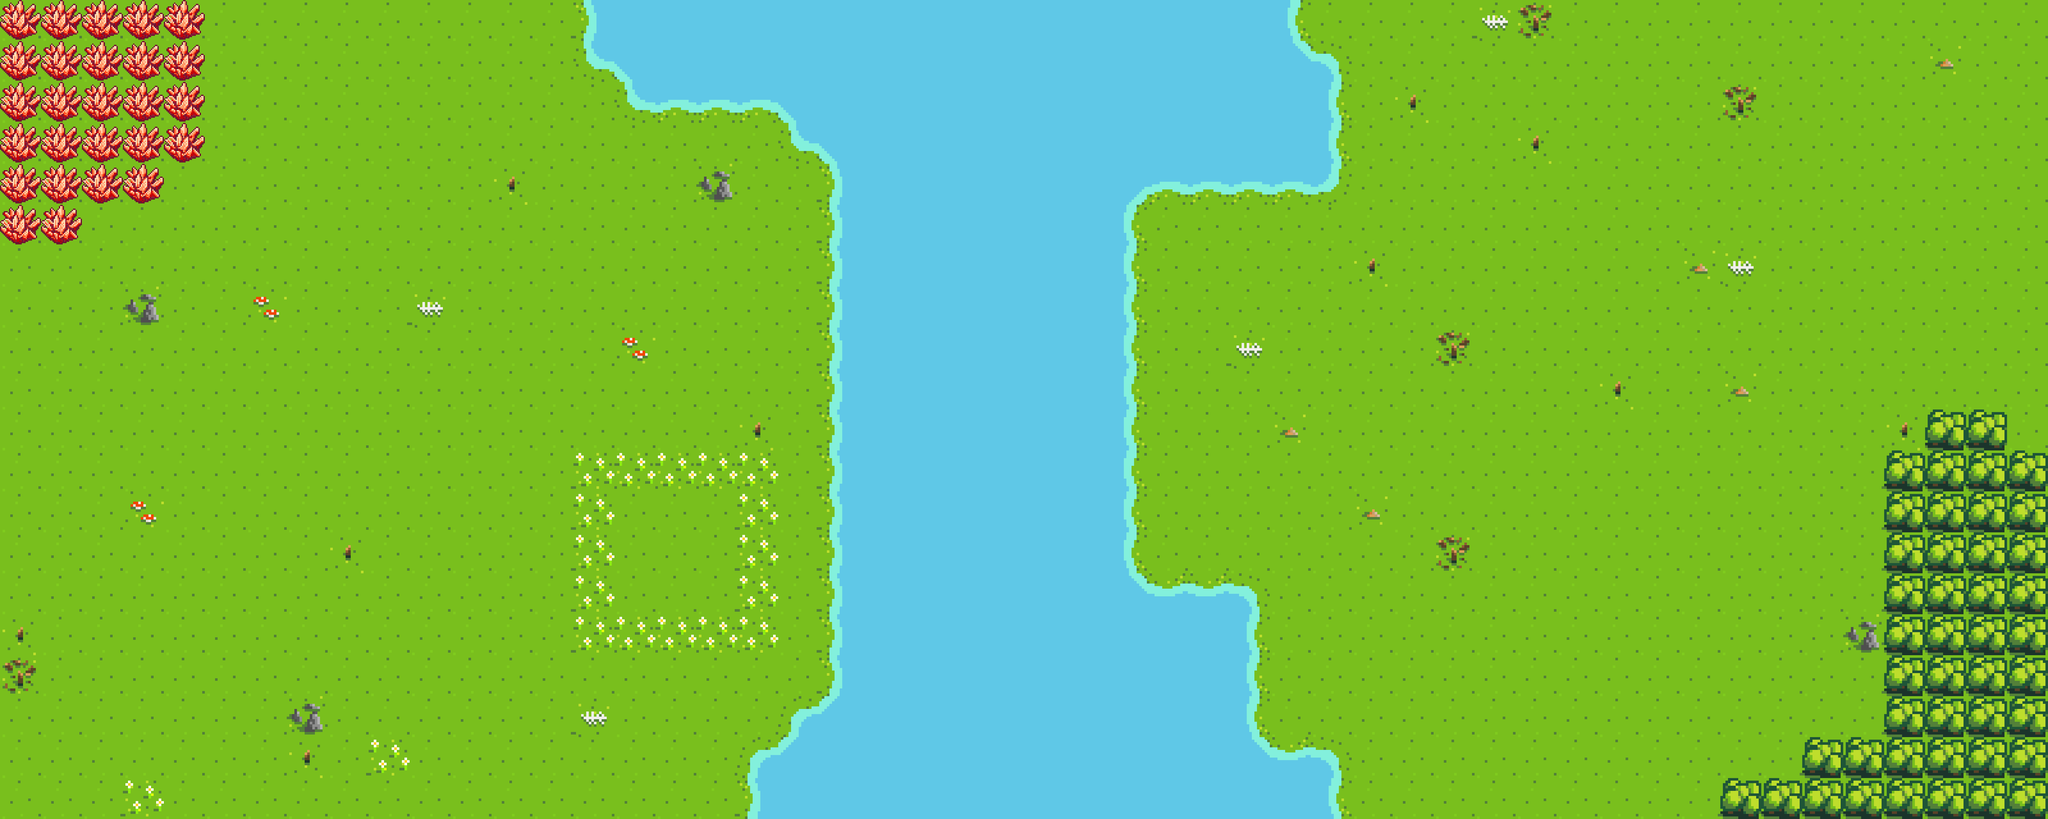

A 2D game scene composited from a Tiled map and its tileset images. What follows is a short description and the map's XML, with each tile layer's data collapsed to a summary:
An orthogonal 50x20 tile map with 128x128 px tiles, 1 tile layer (Tile Layer 1) and 93 objects.

<map version="1.10" tiledversion="1.11.2" orientation="orthogonal" renderorder="right-down" width="50" height="20" tilewidth="128" tileheight="128" infinite="0" nextlayerid="5" nextobjectid="124">
 <tileset firstgid="1" source="tiles.tsx" />
 <layer id="1" name="Tile Layer 1" width="50" height="20">
  <data>[1000 cells, 1000 non-empty, 14 distinct tile ids]</data>
 </layer>
 <objectgroup id="2" name="collision">
  <!-- 93 objects omitted --></objectgroup>
 <objectgroup color="#ff0000" id="4" name="completion-area">
  <!-- 1 objects omitted --></objectgroup>
</map>
<!-- 93 of 93 objects omitted -->
